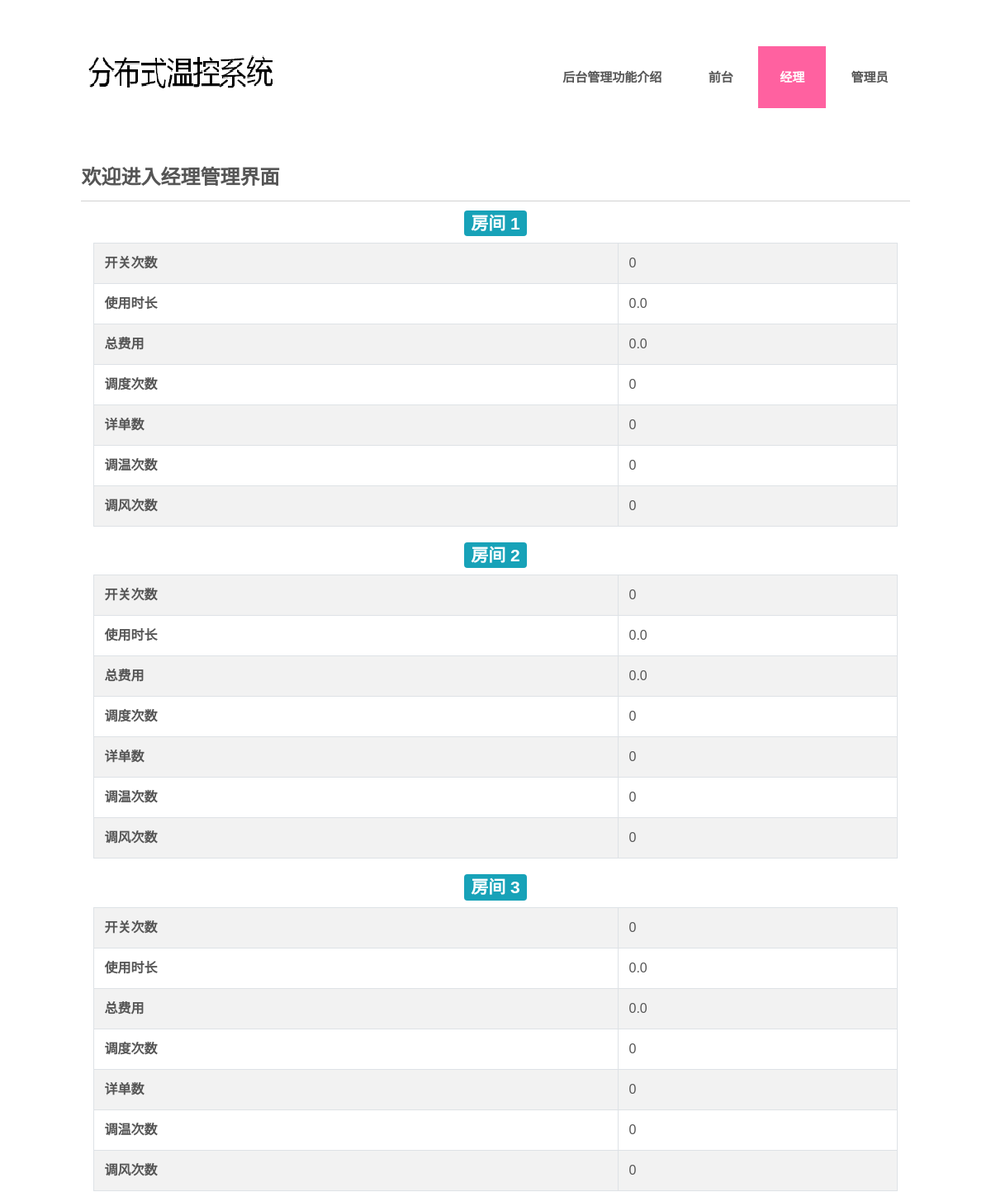
The page /server/boss/ (upper part) on the database as committed earlier.
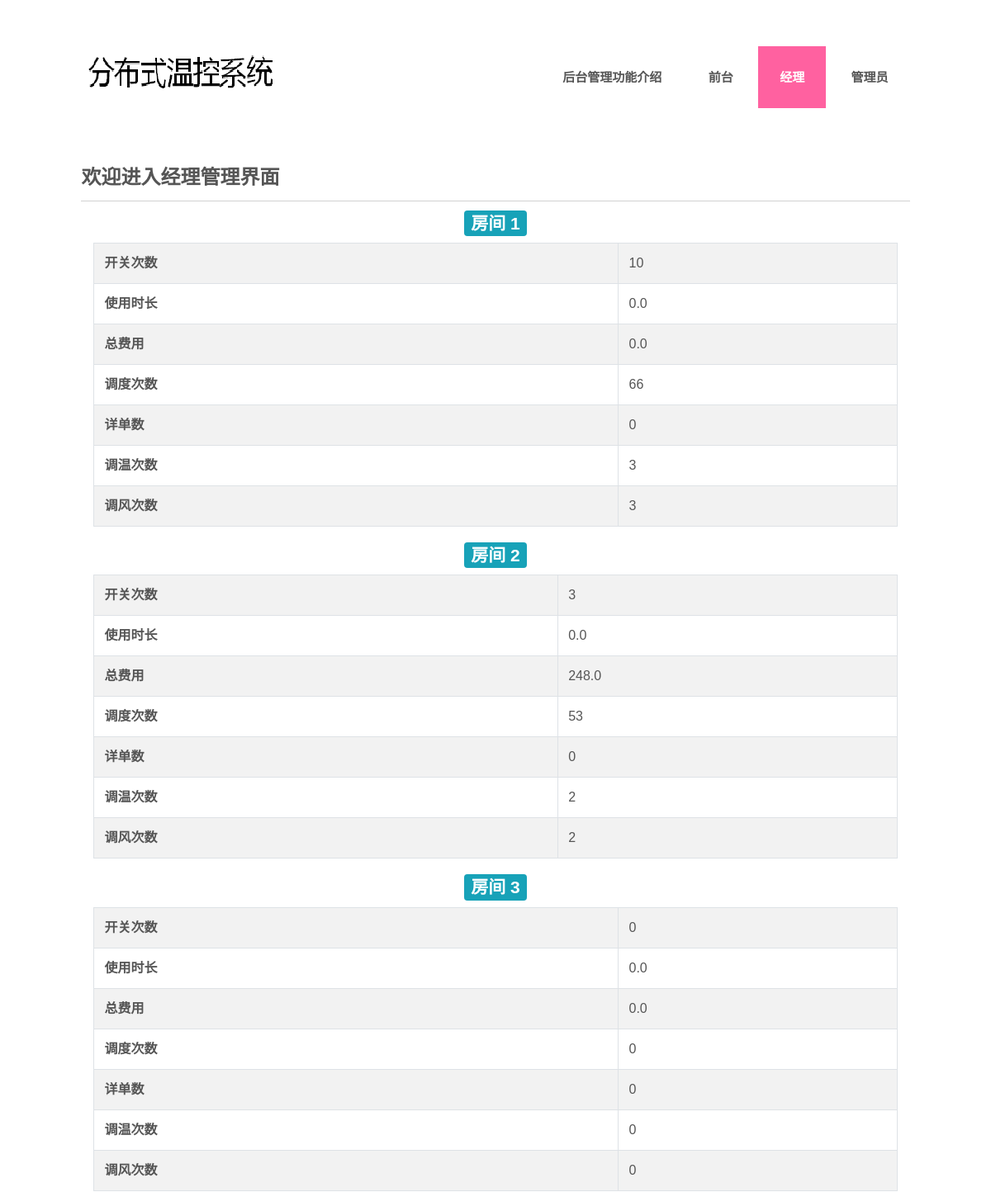
The same page on the database as committed later.
### server/models.py (models this page shows)
class Report(models.Model):
    room = models.ForeignKey(Room, on_delete=models.CASCADE)
    times_of_on_and_off = models.IntegerField(default=0)
    serving_duration = models.FloatField(default=0)
    total_Fee = models.FloatField(default=0)
    times_of_dispatch = models.IntegerField(default=0)
    number_of_RDR = models.IntegerField(default=0)
    times_of_changeTemp = models.IntegerField(default=0)
    times_of_changeFanSpeed = models.IntegerField(default=0)

### server/views.py (the view)
# urls.py: path('boss/', views.boss, name='boss'),
def boss(request):
    report = Report.objects.all()
    return render(request, 'boss.html', {'report': report})

### templates/boss.html (shortened to what this page needs)
<!DOCTYPE HTML>
<html lang="en">
<head>
<link rel="stylesheet" href="https://cdn.staticfile.org/twitter-bootstrap/4.1.0/css/bootstrap.min.css">
<link href="/static/css/style.css" rel="stylesheet" type="text/css" media="all" />
</head>
<body>
<div class="wrap">
<div class="wrapper">
	<div class="header">
		<div class="logo">
			<a href="{% url 'index' %}"><img src="/static/images/logo.png" alt=""></a>
		</div>
		<div class="cssmenu">
			<ul>
			  	<li><a href="{% url 'index' %}">后台管理功能介绍</a></li>
				<li><a href="{% url 'reception' %}">前台</a></li>
				<li class="active"><a href="{% url 'boss' %}">经理</a></li>
				<li class="has-sub"><a href="{% url 'manager' %}">管理员</a></li>
			 </ul>
		</div>
	</div>
    <div class="main1">
        <div class="content">
        <h2>欢迎进入经理管理界面</h2>
        </div>
        <div class="container">
        {% for i in report %}
        <h3 style="text-align:center" id={{ i.room_id }}><span class="badge badge-info">房间 {{ i.room_id }}</span></h3>
        <table class="table table-striped table-bordered">
        <tr>
            <td><b>开关次数</b></td>
            <td>{{ i.times_of_on_and_off }}</td>
        </tr>
        <tr>
            <td><b>使用时长</b></td>
            <td>{{ i.serving_duration }}</td>
        </tr>
        <tr>
            <td><b>总费用</b></td>
            <td>{{ i.total_Fee }}</td>
        </tr>
        <tr>
            <td><b>调度次数</b></td>
            <td>{{ i.times_of_dispatch }}</td>
        </tr>
        <tr>
            <td><b>详单数</b></td>
            <td>{{ i.number_of_RDR }}</td>
        </tr>
        <tr>
            <td><b>调温次数</b></td>
            <td>{{ i.times_of_changeTemp }}</td>
        </tr>
        <tr>
            <td><b>调风次数</b></td>
            <td>{{ i.times_of_changeFanSpeed }}</td>
        </tr>
        </table>
        {% endfor %}
        </div>
    </div>
</div>
</div>
</body>
</html>

Rows that differ between the two databases and show on the page:
changed Report (number 1 of 3 on the later page): times_of_on_and_off "0" → "10"; times_of_dispatch "0" → "66"; times_of_changeTemp "0" → "3"; times_of_changeFanSpeed "0" → "3"
changed Report (number 2 of 3 on the later page): times_of_on_and_off "0" → "3"; total_Fee "0.0" → "248.0"; times_of_dispatch "0" → "53"; times_of_changeTemp "0" → "2"; times_of_changeFanSpeed "0" → "2"
